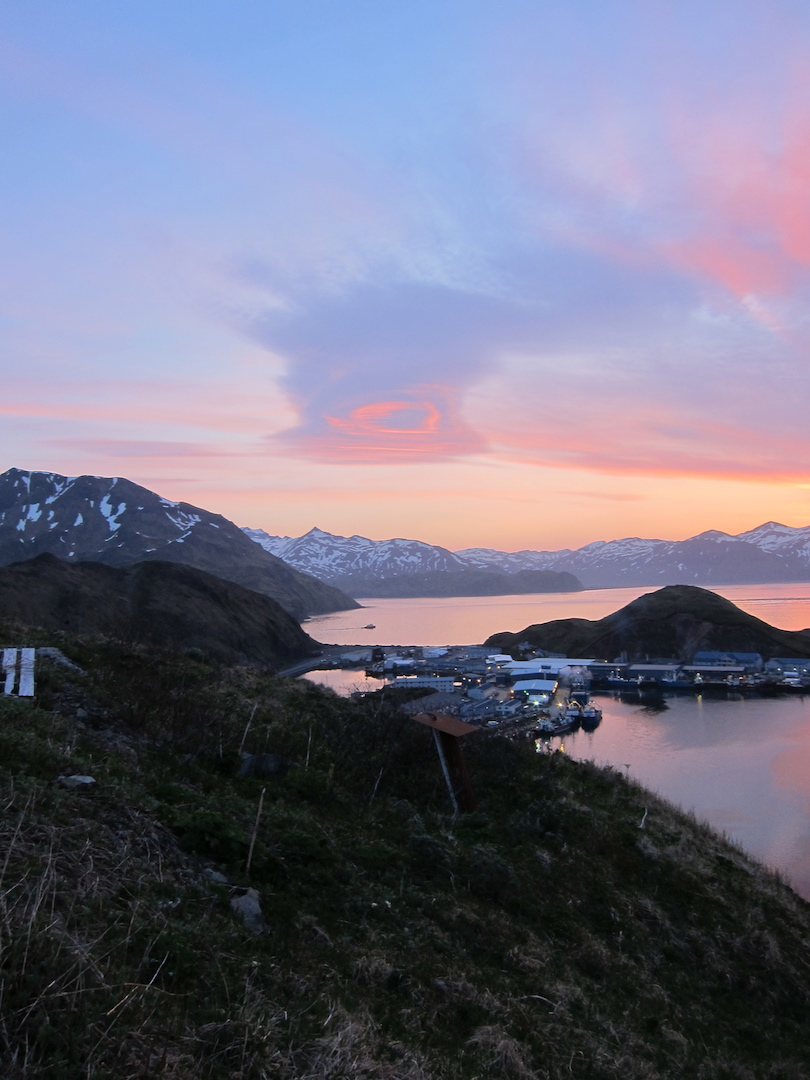
#> input picture InputImages/Sun/1.jpg, 810 x 1080 px
$ python main.py
#> lines starting #> are read from the running program, lines starting #| are printed output that depends on the picture
import cv2
import numpy as np
from matplotlib import pyplot as plt


def FindMatches(BaseImage, SecImage):
    # Using SIFT to find the keypoints and decriptors in the images
    Sift = cv2.SIFT_create()
    BaseImage_kp, BaseImage_des = Sift.detectAndCompute(cv2.cvtColor(BaseImage, cv2.COLOR_BGR2GRAY), None)
    SecImage_kp, SecImage_des = Sift.detectAndCompute(cv2.cvtColor(SecImage, cv2.COLOR_BGR2GRAY), None)

    # Using Brute Force matcher to find matches.
    BF_Matcher = cv2.BFMatcher()
    InitialMatches = BF_Matcher.knnMatch(BaseImage_des, SecImage_des, k=2)

    # Applying ratio test and filtering out the good matches.
    GoodMatches = []
    for m, n in InitialMatches:
        if m.distance < 0.75 * n.distance:
            GoodMatches.append([m])

    return GoodMatches, BaseImage_kp, SecImage_kp


def FindHomography(Matches, BaseImage_kp, SecImage_kp):
    # If less than 4 matches found, exit the code.
    if len(Matches) < 4:
        print("\nNot enough matches found between the images.\n")
        exit(0)

    # Storing coordinates of points corresponding to the matches found in both the images
    BaseImage_pts = []
    SecImage_pts = []
    for Match in Matches:
        BaseImage_pts.append(BaseImage_kp[Match[0].queryIdx].pt)
        SecImage_pts.append(SecImage_kp[Match[0].trainIdx].pt)

    # Changing the datatype to "float32" for finding homography
    BaseImage_pts = np.float32(BaseImage_pts)
    SecImage_pts = np.float32(SecImage_pts)

    # Finding the homography matrix(transformation matrix).
    (HomographyMatrix, Status) = cv2.findHomography(SecImage_pts, BaseImage_pts, cv2.RANSAC, 4.0)

    return HomographyMatrix, Status


def GetNewFrameSizeAndMatrix(HomographyMatrix, ImageShape):
    # Reading the size of the image
    (Height, Width) = ImageShape

    # Taking the matrix of initial coordinates of the corners of the secondary image
    # Stored in the following format: [[x1, x2, x3, x4], [y1, y2, y3, y4], [1, 1, 1, 1]]
    # Where (xi, yi) is the coordinate of the i th corner of the image.
    InitialMatrix = np.array([[0, Width - 1, Width - 1, 0],
                              [0, 0, Height - 1, Height - 1],
                              [1, 1, 1, 1]])

    # Finding the final coordinates of the corners of the image after transformation.
    # NOTE: Here, the coordinates of the corners of the frame may go out of the
    # frame(negative values). We will correct this afterwards by updating the
    # homography matrix accordingly.
    FinalMatrix = np.dot(HomographyMatrix, InitialMatrix)

    [x, y, c] = FinalMatrix
    x = np.divide(x, c)
    y = np.divide(y, c)

    # Finding the dimentions of the stitched image frame and the "Correction" factor
    min_x, max_x = int(round(min(x))), int(round(max(x)))
    min_y, max_y = int(round(min(y))), int(round(max(y)))

    New_Width = max_x
    New_Height = max_y
    Correction = [0, 0]
    if min_x < 0:
        New_Width -= min_x
        Correction[0] = abs(min_x)
    if min_y < 0:
        New_Height -= min_y
        Correction[1] = abs(min_y)

    # Finding the coordinates of the corners of the image if they all were within the frame.
    x = np.add(x, Correction[0])
    y = np.add(y, Correction[1])
    OldInitialPoints = np.float32([[0, 0],
                                   [Width - 1, 0],
                                   [Width - 1, Height - 1],
                                   [0, Height - 1]])
    NewFinalPonts = np.float32(np.array([x, y]).transpose())

    # Updating the homography matrix. Done so that now the secondary image completely
    # lies inside the frame
    HomographyMatrix = cv2.getPerspectiveTransform(OldInitialPoints, NewFinalPonts)

    return [New_Height, New_Width], Correction, HomographyMatrix


def StitchImages(BaseImage, SecImage):
    # Finding matches between the 2 images and their keypoints
    Matches, BaseImage_kp, SecImage_kp = FindMatches(BaseImage, SecImage)

    # Finding homography matrix.
    HomographyMatrix, Status = FindHomography(Matches, BaseImage_kp, SecImage_kp)

    # Finding size of new frame of stitched images and updating the homography matrix
    NewFrameSize, Correction, HomographyMatrix = GetNewFrameSizeAndMatrix(HomographyMatrix, SecImage.shape[:2])

    # Finally placing the images upon one another.
    StitchedImage = cv2.warpPerspective(SecImage, HomographyMatrix, (NewFrameSize[1], NewFrameSize[0]))
    StitchedImage[Correction[1]:Correction[1]+BaseImage.shape[0], Correction[0]:Correction[0]+BaseImage.shape[1]] = BaseImage

    return StitchedImage


if __name__ == "__main__":
    # Reading the 2 images.
    Image1 = cv2.imread("InputImages/Sun/1.jpg")
#> Image1 is the input picture: shape (1080, 810, 3); mean B, G, R 131.4, 111.9, 112.6
    Image2 = cv2.imread("InputImages/Sun/2.jpg")
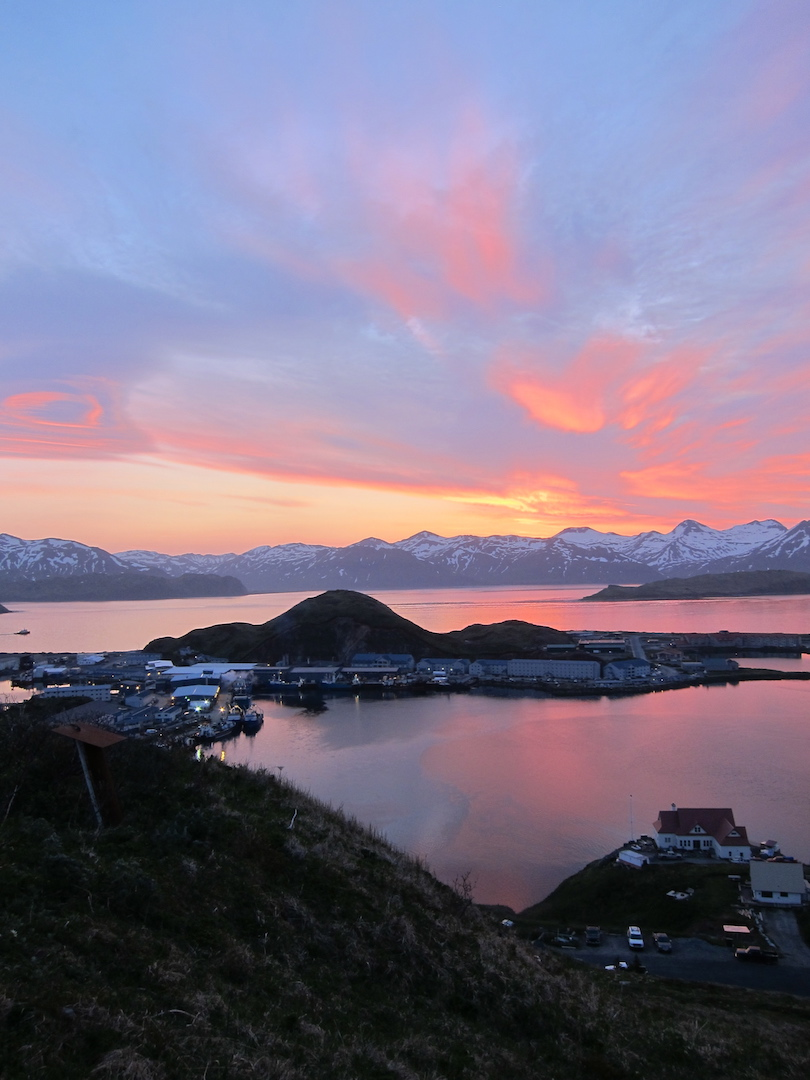
#> input picture InputImages/Sun/2.jpg, 810 x 1080 px
#> Image2 is the input picture: shape (1080, 810, 3); mean B, G, R 135, 113.9, 123

    # Checking if images read
    if Image1 is None or Image2 is None:
        print("\nImages not read properly or does not exist.\n")
        exit(0)

    # Calling function for stitching images.
    StitchedImage = StitchImages(Image1, Image2)
#> in FindMatches, `BaseImage_kp, BaseImage_des = Sift.detectAndCompute(cv2.cvtColor(BaseI..`: BaseImage_kp = 1357 keypoints; strongest (x, y, size): (460, 684, 2.1), (538, 745, 2.3), (415, 677, 1.9), (544, 696, 2.2)
#> in FindMatches, `SecImage_kp, SecImage_des = Sift.detectAndCompute(cv2.cvtColor(SecImag..`: SecImage_kp = 1084 keypoints; strongest (x, y, size): (117, 691, 1.9), (68, 685, 2), (198, 709, 2.8), (198, 754, 3.1)
#> in FindMatches, `InitialMatches = BF_Matcher.knnMatch(BaseImage_des, SecImage_des, k=2)`: InitialMatches = 1357 matches
#> after the loop in FindMatches, `for m, n in InitialMatches:`: GoodMatches = 302 matches
#> after the loop in FindHomography, `for Match in Matches:`: BaseImage_pts = 302 pairs, first value 13.15 to 800.1, second value 470.3 to 1039.7; SecImage_pts = 302 pairs, first value 4.46 to 800.6, second value 528.4 to 1059.7
#> in FindHomography, `(HomographyMatrix, Status) = cv2.findHomography(SecImage_pts, BaseImag..`: HomographyMatrix = [[0.749, 0.0249, 341], [-0.188, 0.933, 39.72], [-0.000313, 8.92e-06, 1]]; Status = 302 values, max 1 at index 5, min 0 at index 0, mean 0.825
#> in GetNewFrameSizeAndMatrix, `FinalMatrix = np.dot(HomographyMatrix, InitialMatrix)`: FinalMatrix = [[341, 947.2, 974.1, 367.8], [39.72, -112.7, 894.1, 1046.6], [1, 0.747, 0.756, 1.01]]
#> in GetNewFrameSizeAndMatrix, `[x, y, c] = FinalMatrix`: x = [341, 947.2, 974.1, 367.8]; y = [39.72, -112.7, 894.1, 1046.6]; c = [1, 0.747, 0.756, 1.01]
#> in GetNewFrameSizeAndMatrix, `x = np.divide(x, c)`: x = [341, 1268.6, 1288, 364.3]
#> in GetNewFrameSizeAndMatrix, `y = np.divide(y, c)`: y = [39.72, -151, 1182.3, 1036.6]
#> in GetNewFrameSizeAndMatrix, `min_x, max_x = int(round(min(x))), int(round(max(x)))`: min_x = 341; max_x = 1288
#> in GetNewFrameSizeAndMatrix, `min_y, max_y = int(round(min(y))), int(round(max(y)))`: min_y = -151; max_y = 1182
#> in GetNewFrameSizeAndMatrix, `New_Width = max_x`: New_Width = 1288
#> in GetNewFrameSizeAndMatrix, `New_Height = max_y`: New_Height = 1182
#> in GetNewFrameSizeAndMatrix, `New_Height -= min_y`: New_Height = 1333
#> in GetNewFrameSizeAndMatrix, `y = np.add(y, Correction[1])`: y = [190.7, 0.0252, 1333.3, 1187.6]
#> in GetNewFrameSizeAndMatrix, `NewFinalPonts = np.float32(np.array([x, y]).transpose())`: NewFinalPonts = [[341, 190.7], [1268.6, 0.0252], [1288, 1333.3], [364.3, 1187.6]]
#> in GetNewFrameSizeAndMatrix, `HomographyMatrix = cv2.getPerspectiveTransform(OldInitialPoints, NewFi..`: HomographyMatrix = [[0.749, 0.0249, 341], [-0.236, 0.934, 190.7], [-0.000313, 8.92e-06, 1]]
#> in StitchImages, `NewFrameSize, Correction, HomographyMatrix = GetNewFrameSizeAndMatrix(..`: NewFrameSize = [1333, 1288]; Correction = [0, 151]
#> in StitchImages, `StitchedImage = cv2.warpPerspective(SecImage, HomographyMatrix, (NewFr..`:
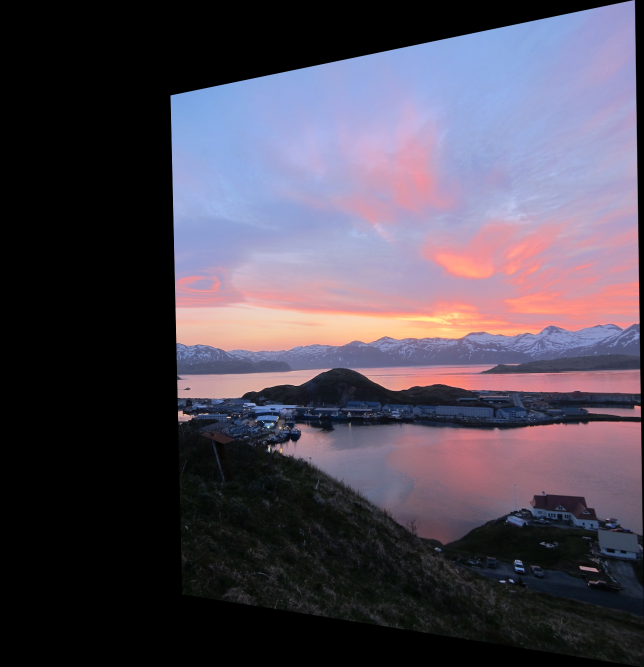
#> StitchedImage: shape (1333, 1288, 3) (shown at 1/2 size); mean B, G, R 85.9, 72.3, 79.1
#> in StitchImages, `StitchedImage[Correction[1]:Correction[1]+BaseImage.shape[0], Correcti..`:
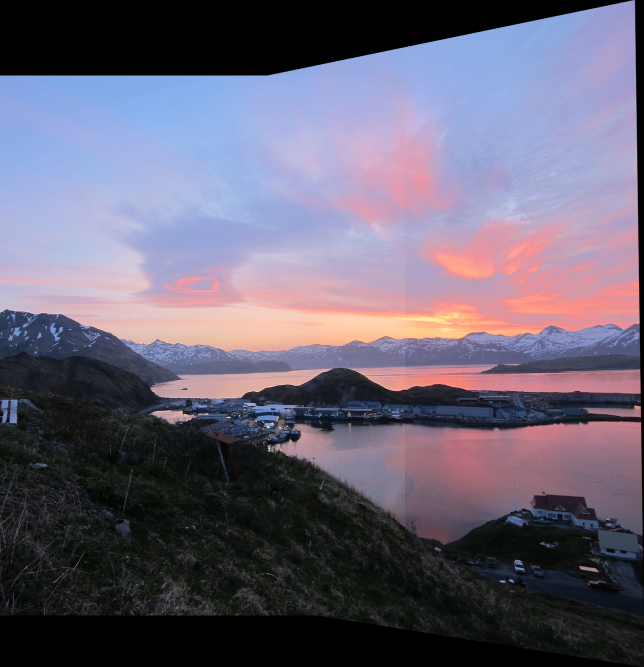
#> StitchedImage: shape (1333, 1288, 3) (shown at 1/2 size); mean B, G, R 114.9, 97.2, 103.1

    # Displaying the stitched images.
    plt.imshow(StitchedImage)
    plt.show()
